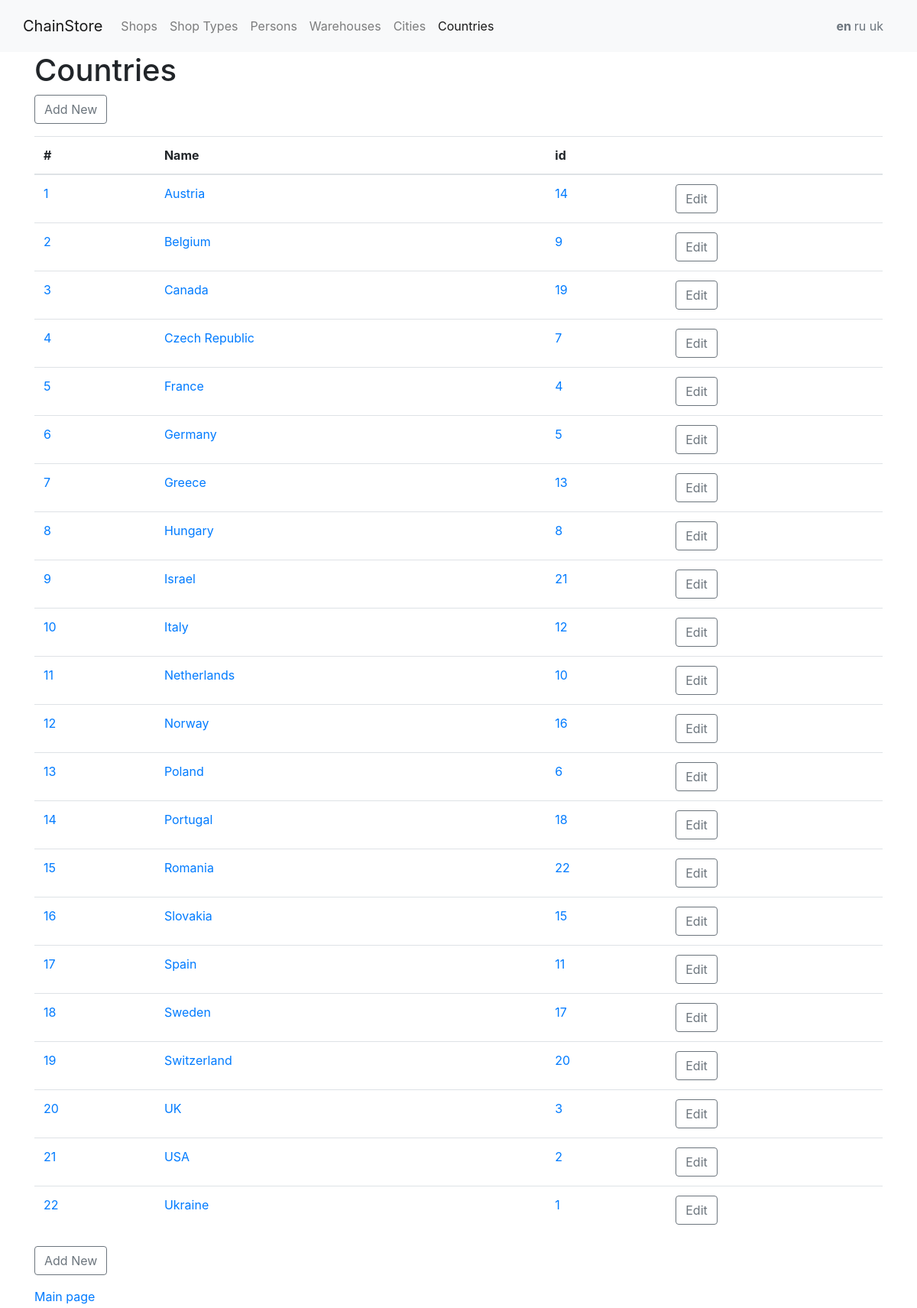
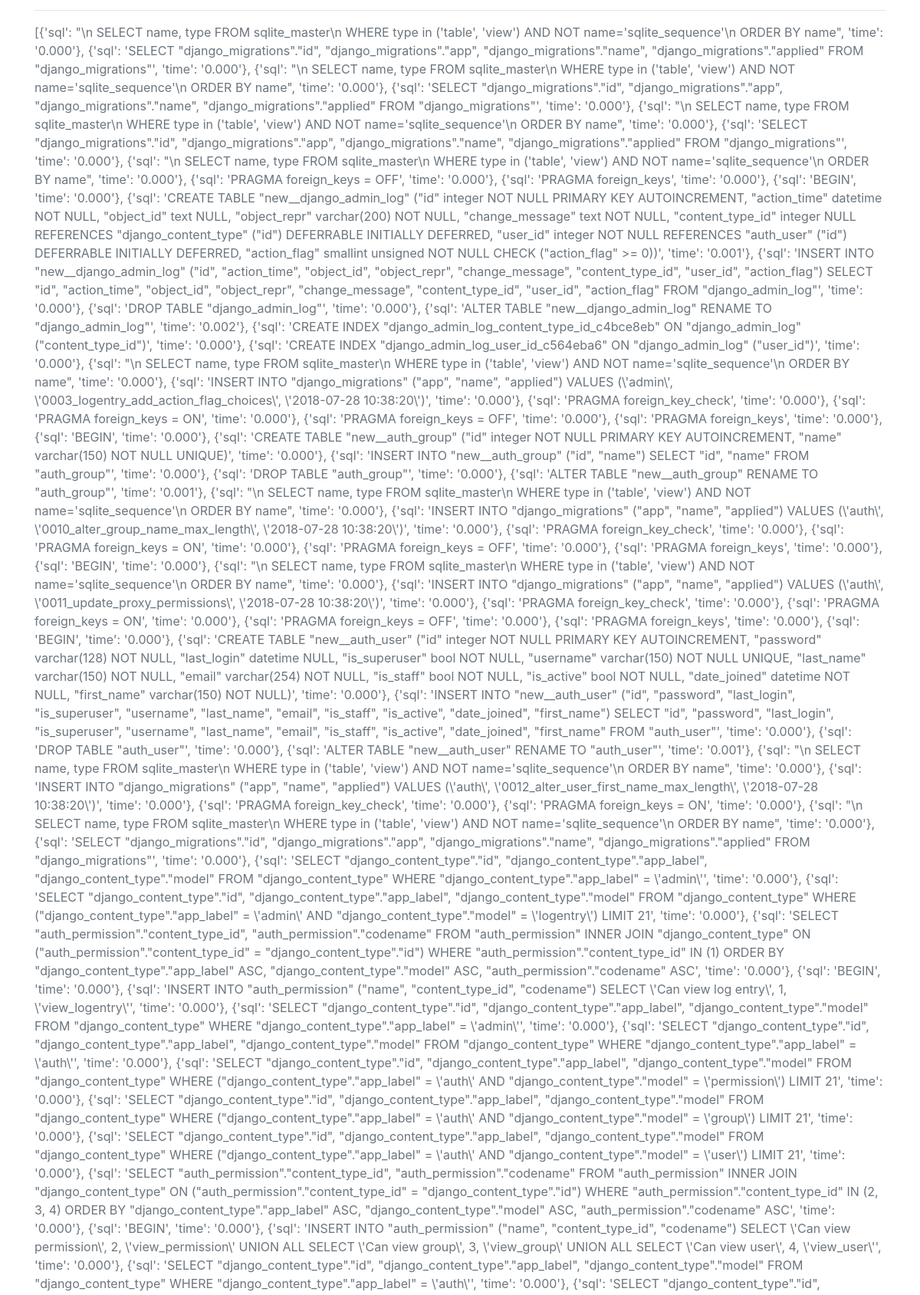
/country/ (upper part), run on the app's committed database (2 pictures, top to bottom).
### place/models.py (models this page shows, shortened)
class Country(models.Model):
    name = models.CharField(max_length=50, verbose_name=_('name'), unique=True)
    class Meta:
        verbose_name = _('Country')
        verbose_name_plural = _('Countries')
        ordering = ('name',)

### place/views.py (the view)
# urls.py: path('country/', CountryList.as_view(), name='country'),
class CountryList(ListView):
    model = Country
    context_object_name = 'countries'
    template_name = 'place/country_list.html'
    def get_context_data(self, **kwargs):
        context = super().get_context_data(**kwargs)
        context['main_menu_key'] = 'countries'
        return context

### chainstore/context_processors.py (called while the page is built)
def copyright_year():
    opening_year = 2018
    current_year = datetime.now().year
    if current_year > opening_year:
        return f'{opening_year}-{current_year}'
    return opening_year

def chainstore_constants(request):
    return {
        'AUTHOR': 'Maksym Skorupskyi',
        'WEBSITE': 'ChainStore',
        'COPYRIGHT_YEAR': copyright_year(),
        'MAIN_MENU': MAIN_MENU,
        'sql_queries': connection.queries,
    }

### chainstore/templatetags/chainstore_template_tags.py (called while the page is built)
@register.inclusion_tag('chainstore/tags/messages.html', takes_context=True)
def show_messages(context, show=True):
    return {'messages': (context.get('messages') if show else None)}

### place/templates/place/country_list.html (shortened to what this page needs)
{% extends 'base.html' %}
{% load i18n %}
{% block content %}
    <h1>{%  trans 'Countries' %}</h1>
    {% include "chainstore/button_add.html" %}
    {% if countries %}
        <table class="table">
            <thead>
            <tr>
                <th>#</th>
                <th>{%  trans 'Name' %}</th>
                <th>id</th>
                <th></th>
            </tr>
            </thead>
            <tbody>
            {% for country in countries %}
                <tr>
                    <td><a href="{% url 'country' pk=country.pk %}">{{ forloop.counter }}</a></td>
                    <td><a href="{% url 'country' pk=country.pk %}">{{ country.name }}</a></td>
                    <td><a href="{% url 'country' pk=country.pk %}">{{ country.pk }}</a></td>
                    <td>
                        <a href="{% url 'country' pk=country.pk %}edit">
                            <button type="button" class="btn btn-outline-secondary">{% trans 'Edit' %}</button>
                        </a>
                    </td>
                </tr>
            {% endfor %}
            </tbody>
        </table>
    {% else %}
        <p class="text-muted">
            <i>List of Countries is empty.</i>
        </p>
    {% endif %}
    {% include "chainstore/button_add.html" %}
{% endblock %}

### chainstore/static/chainstore/css/style.css (style rules this page uses)
html { position: relative; min-height: 100%; }
body { margin-bottom: 50px; }

### data on the page
Country: name "Austria", pk "14"
Country: name "Belgium", pk "9"
Country: name "Canada", pk "19"
Country: name "Czech Republic", pk "7"
Country: name "France", pk "4"
Country: name "Germany", pk "5"
Country: name "Greece", pk "13"
Country: name "Hungary", pk "8"
Country: name "Israel", pk "21"
Country: name "Italy", pk "12"
Country: name "Netherlands", pk "10"
Country: name "Norway", pk "16"
Country: name "Poland", pk "6"
Country: name "Portugal", pk "18"
Country: name "Romania", pk "22"
Country: name "Slovakia", pk "15"
Country: name "Spain", pk "11"
Country: name "Sweden", pk "17"
Country: name "Switzerland", pk "20"
Country: name "UK", pk "3"
Country: name "USA", pk "2"
Country: name "Ukraine", pk "1"

### other printed values
{{ WEBSITE }} "ChainStore"
{{ item.title }} "Shops" "Shop Types" "Persons" "Warehouses" "Cities" "Countries"
{{ language.code }} "en" "ru" "uk"
